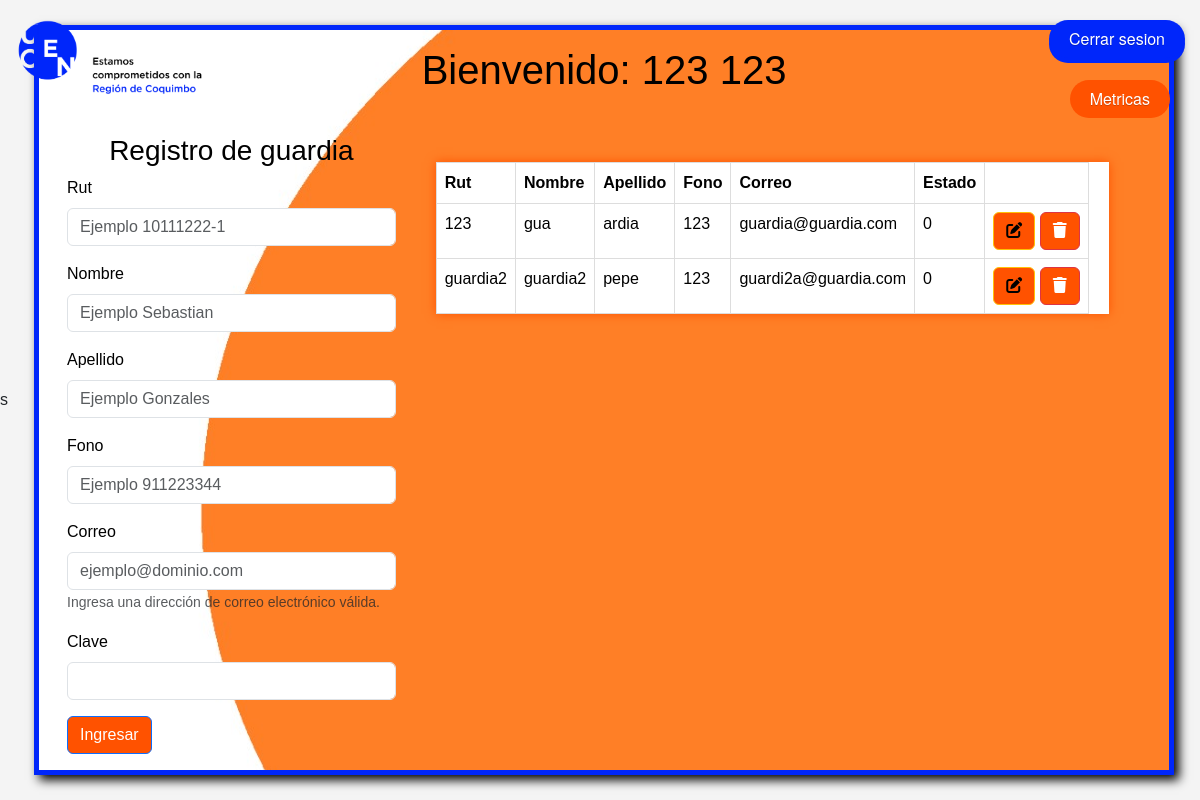
Screenshot of /Inicio/admin/menuadmin.php (signed in) with the database file from the repository.
### tables this page shows
CREATE TABLE `guardia` (
  `rut_g` varchar(20) NOT NULL,
  `inicio` int(11) DEFAULT NULL
);

CREATE TABLE `usuario` (
  `rut` varchar(20) NOT NULL,
  `nombre` varchar(20) DEFAULT NULL,
  `apellido` varchar(20) DEFAULT NULL,
  `fono` int(20) DEFAULT NULL,
  `correo` varchar(20) DEFAULT NULL,
  `estado` int(11) DEFAULT 0,
  `clave` varchar(200) NOT NULL
);

### Inicio/admin/menuadmin.php (the view, shortened to what this page needs)
<!DOCTYPE html>
<html lang="en">
<head>
    <link href="https://cdn.jsdelivr.net/npm/bootstrap@5.3.2/dist/css/bootstrap.min.css" rel="stylesheet">
    <link rel="stylesheet" href="menuadmin.css">
</head>
<body>
    <img src="Logo UCEN_R.COQUIMBO_.png" alt="Logo" class="logo">
    <div class="container">
        <h1 class="text-center p-3">Bienvenido: <?php include 'name.php'; ?></h1>
        <div class="container-fluid row">
            <form class="col-4 p-3" method="POST">
                    <center>
                <h3 class="text-center-text-secondary">Registro de guardia</h3>
                    </center>
                <div class="mb-3">
                    <label for="exampleInputEmail1" class="form-label">Rut</label>
                    <input type="text" class="form-control" name="rut" id="rut" placeholder="Ejemplo 10111222-1" oninput="formatoAutomaticoRut();" onblur="validarInputRut();" maxlength = "10 " required>
                </div>
                <div class="mb-3">
                    <label for="exampleInputEmail1" class="form-label">Nombre</label>
                    <input type="text" class="form-control" name="nombre" placeholder="Ejemplo Sebastian " onkeypress="return SoloLetras(event);"  maxlength = "12" required>
                </div>
                <div class="mb-3">
                    <label for="exampleInputEmail1" class="form-label">Apellido</label>
                    <input type="text" class="form-control" name="apellido" placeholder="Ejemplo Gonzales " onkeypress="return SoloLetras(event);"  maxlength = "12" required>
                </div>
                <div class="mb-3">
                    <label for="exampleInputEmail1" class="form-label">Fono</label>
                    <input type="text" class="form-control" name="fono" placeholder="Ejemplo 911223344 " onkeypress="return SoloNumeros(event);" maxlength = "9" required>
                </div>
                <div class="mb-3">
                    <label for="exampleInputEmail1" class="form-label">Correo</label>
                    <input type="email" class="form-control" id="exampleInputEmail1" name="correo" placeholder="ejemplo@dominio.com" required>
                    <small id="emailHelp" class="form-text text-muted">Ingresa una dirección de correo electrónico válida.</small>
                </div>
                <div class="mb-3">
                    <label for="exampleInputEmail1" class="form-label">Clave</label>
                    <input type="password" class="form-control" name="clave">
                </div>
                <button type="submit" class="btn btn-primary" name="btnregistrar" value="ok" >Ingresar</button>
            </form>
        <div class="col-8 p-4">
            <table class="table">
                <thead class="bg-info">
                    <tr>
                        <th scope="col">Rut</th>
                        <th scope="col">Nombre</th>
                        <th scope="col">Apellido</th>
                        <th scope="col">Fono</th>
                        <th scope="col">Correo</th>
                        <th scope="col">Estado</th>
                        <th scope="col"></th>
                    </tr>
                </thead>
                <tbody>
                    <?php
                    include "conexion.php";
                    $sql = $conexion->query("select * from usuario
                    inner join guardia on usuario.rut=guardia.rut_g
                    where usuario.estado=0");
                    while($datos = $sql->fetch_object()){ ?>
                        <tr>
                            <td><?= $datos->rut ?></td>
                            <td><?= $datos->nombre ?></td>
                            <td><?= $datos->apellido ?></td>
                            <td><?= $datos->fono ?></td>
                            <td><?= $datos->correo ?></td>
                            <td><?= $datos->estado ?></td>
                            <td>
                                <a href="editar_guardia.php?rut=<?= $datos->rut ?>" class="btn btn-small btn-warning"><i class="fa-solid fa-pen-to-square"></i></a>
                                <a href="eliminar_guardia.php?rut=<?= $datos->rut ?>" class="btn btn-small btn-danger eliminar-usuario">
                                <i class="fa-solid fa-trash"></i>
                                </a>
                        </td>
                    <?php }
                    ?>
                    </tbody>
                </table>
            </div>
        </div>
    </div>
    <a href="../cerrar_sesion.php" class="boton azul">Cerrar sesion</a>
    <a href="../metricas/metricas_front.php" class="metricas">Metricas</a>
    </body>
</html>

### Inicio/admin/name.php (shortened to what this page needs)
<?php
include 'conexion.php';
$nombreUsuario = isset($_SESSION['usuario']) ? $_SESSION['usuario'] : 'Usuario no definido';
$query = "SELECT CONCAT(nombre, ' ', apellido) as nom FROM usuario WHERE rut='$nombreUsuario'";
$resultado = mysqli_query($conexion, $query);
if ($resultado) {
    if (mysqli_num_rows($resultado) > 0) {
        $fila = mysqli_fetch_assoc($resultado);
        $nombreCompleto = $fila['nom'];
    } else {
        $nombreCompleto = 'Usuario no encontrado';
    }
} else {
    $nombreCompleto = 'Error en la consulta';
}
echo $nombreCompleto;
?>

### Inicio/admin/menuadmin.css (style rules this page uses)
body { font-family: 'Arial', sans-serif; background-color: #f4f4f4; margin: 0; padding: 0; display: flex; justify-content: center; align-items: center; height: 100vh; }
.container { background-image: url(Imagen\ de\ WhatsApp\ 2023-12-09\ a\ las\ 00.06.51_123390ce.jpg); border: 5px solid rgb(0, 38, 250); color: black; box-shadow: 5px 5px 10px #000; }
.logo { position: absolute; top: 10px; left: 10px; max-width: 200px; max-height: 200px; }
table { width: 90%; margin: 20px auto; border-collapse: collapse; box-shadow: 0 0 10px rgb(255, 82, 0); background-color: #fff; max-height: 400px; max-width: 690px; overflow-y: auto; display: block; }
th, td { padding: 10px; border: 1px solid #ddd; }
.boton { text-shadow: 0px 1px rgba(0, 0, 0, 0.2); text-align: center; text-decoration: none; font-family: 'Helvetica Neue', Helvetica, sans-serif; display: inline-block; color: #FFF; background: #7F8C8D; padding: 7px 20px; white-space: nowrap; border-radius: 100px; margin: 10px 5px; transition: all 0.2s ease-in-out; position: fixed; top: 10px; right: 10px; }
.azul { background: rgb(0, 38, 250); box-shadow: 0px 5px 0px 0px rgb(0, 38, 250); }
.metricas { text-shadow: 0px 1px rgba(0, 0, 0, 0.2); text-align: center; text-decoration: none; font-family: 'Helvetica Neue', Helvetica, sans-serif; display: inline-block; color: #FFF; background: rgb(255, 82, 0); padding: 7px 20px; white-space: nowrap; border-radius: 100px; margin: 70px 20px; transition: all 0.2s ease-in-out; position: fixed; top: 10px; right: 10px; }
.btn { background: rgb(255, 82, 0); }

### rows the page displays
guardia: rut_g.rut "123", rut_g.nombre "gua", rut_g.apellido "ardia", rut_g.fono "123", rut_g.correo "guardia@guardia.com", rut_g.estado "0"
guardia: rut_g.rut "guardia2", rut_g.nombre "guardia2", rut_g.apellido "pepe", rut_g.fono "123", rut_g.correo "guardi2a@guardia.com", rut_g.estado "0"

### other values shown
$nombreCompleto "123 123"
